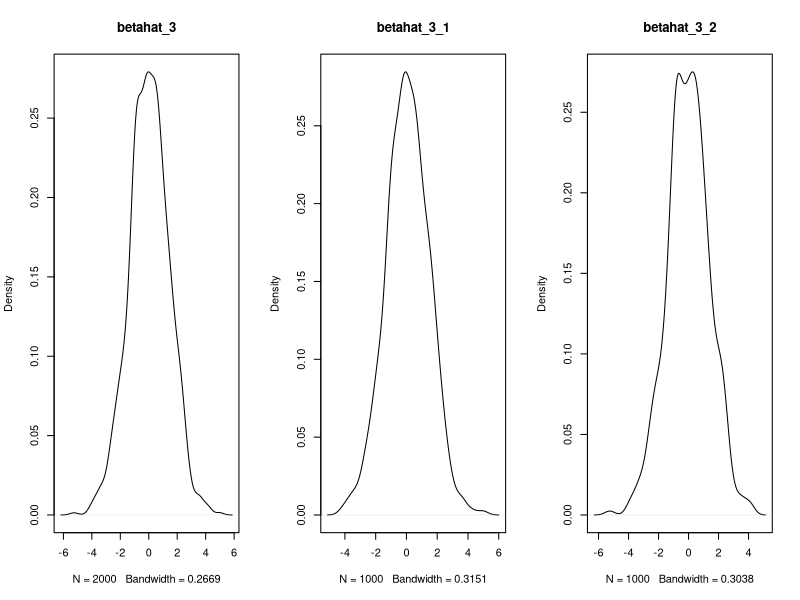
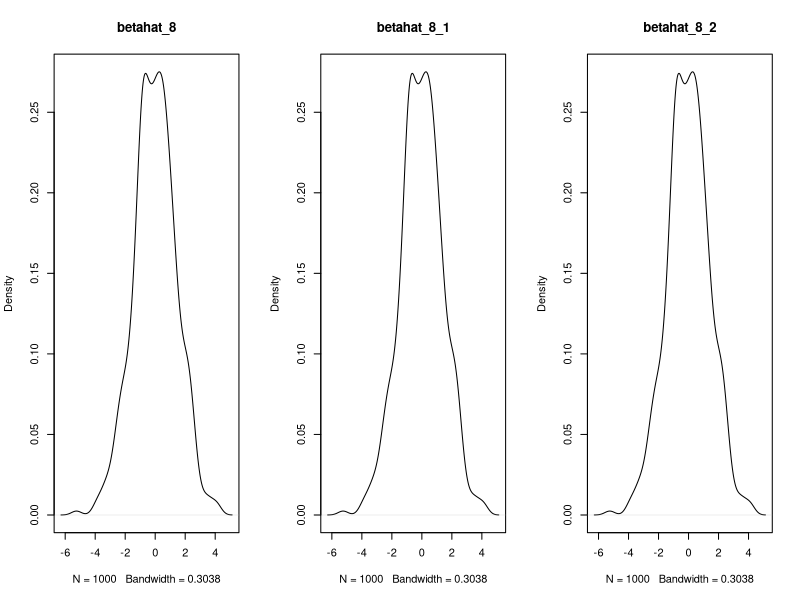
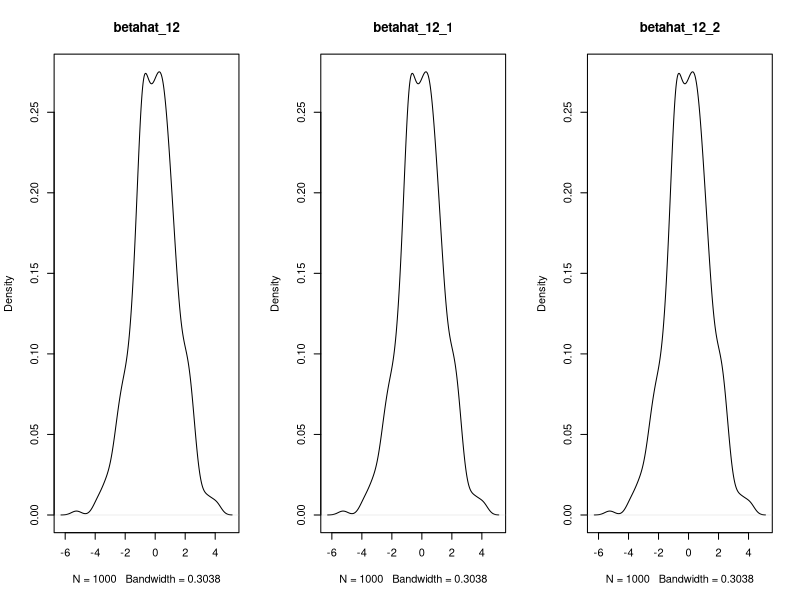
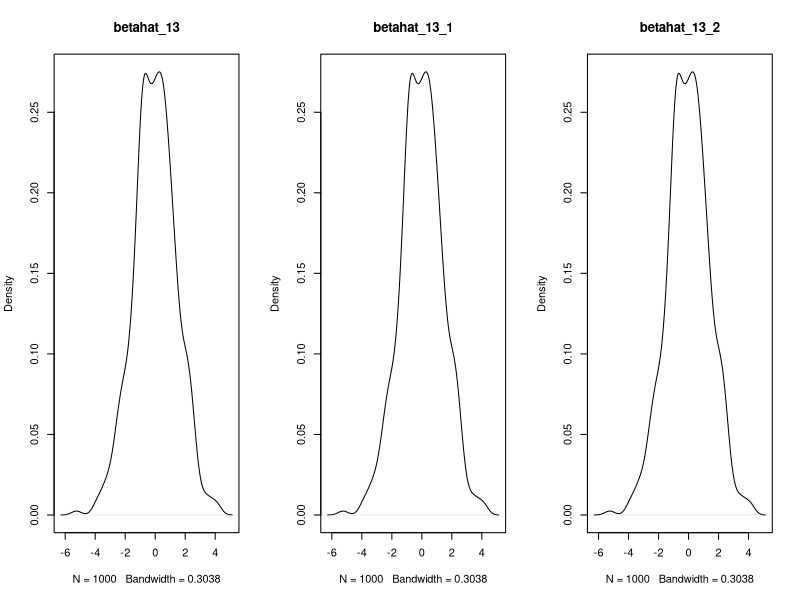

Source code (R) for these figures, in order:
setwd("/Users/LSun/Dropbox/Projects/ash_warnings/data")
par(mfrow=c(1,3))
betahat_3<-scan("betahat_3.txt")
plot(density(betahat_3),main="betahat_3")
betahat_3<-scan("betahat_3_1.txt")
plot(density(betahat_3),main="betahat_3_1")
betahat_3<-scan("betahat_3_2.txt")
plot(density(betahat_3),main="betahat_3_2")

par(mfrow=c(1,3))
betahat_8<-scan("betahat_8.txt")
plot(density(betahat_3),main="betahat_8")
betahat_8<-scan("betahat_8_1.txt")
plot(density(betahat_3),main="betahat_8_1")
betahat_8<-scan("betahat_8_2.txt")
plot(density(betahat_3),main="betahat_8_2")

par(mfrow=c(1,3))
betahat_12<-scan("betahat_12.txt")
plot(density(betahat_3),main="betahat_12")
betahat_12<-scan("betahat_12_1.txt")
plot(density(betahat_3),main="betahat_12_1")
betahat_12<-scan("betahat_12_2.txt")
plot(density(betahat_3),main="betahat_12_2")

par(mfrow=c(1,3))
betahat_13<-scan("betahat_13.txt")
plot(density(betahat_3),main="betahat_13")
betahat_13<-scan("betahat_13_1.txt")
plot(density(betahat_3),main="betahat_13_1")
betahat_13<-scan("betahat_13_2.txt")
plot(density(betahat_3),main="betahat_13_2")
